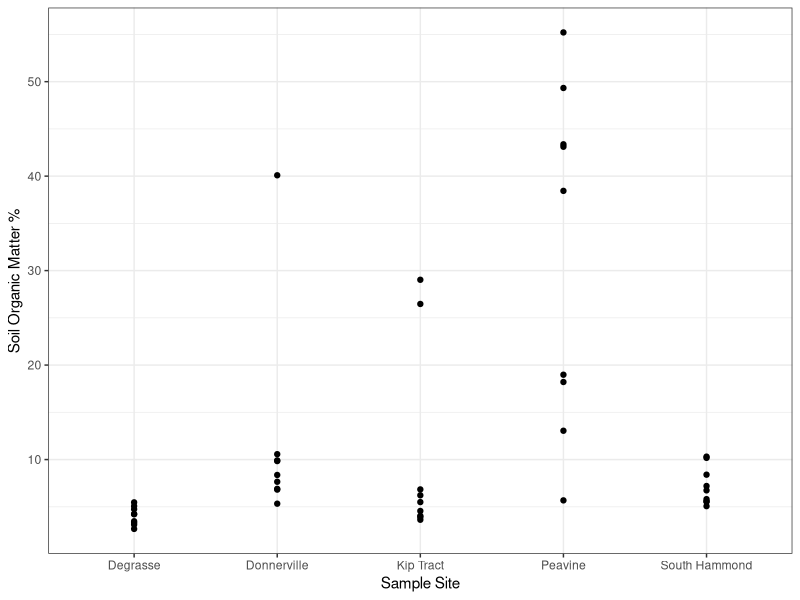
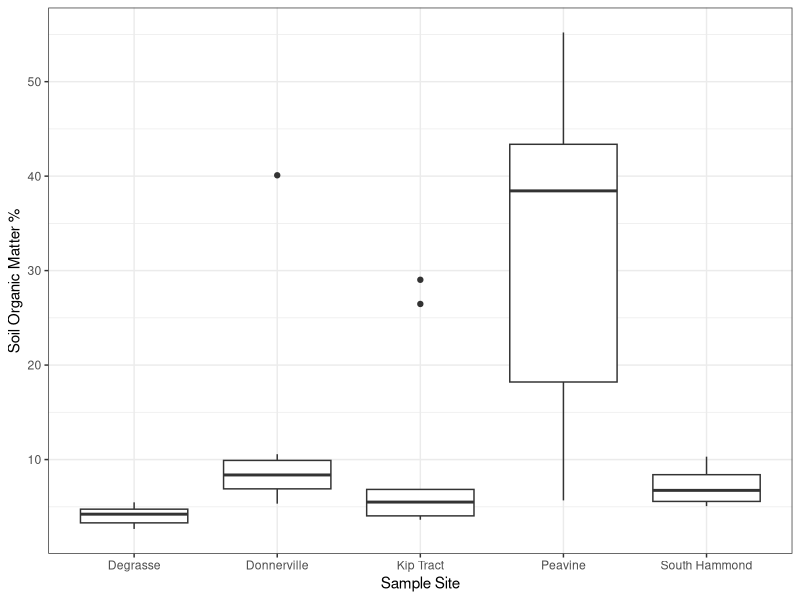
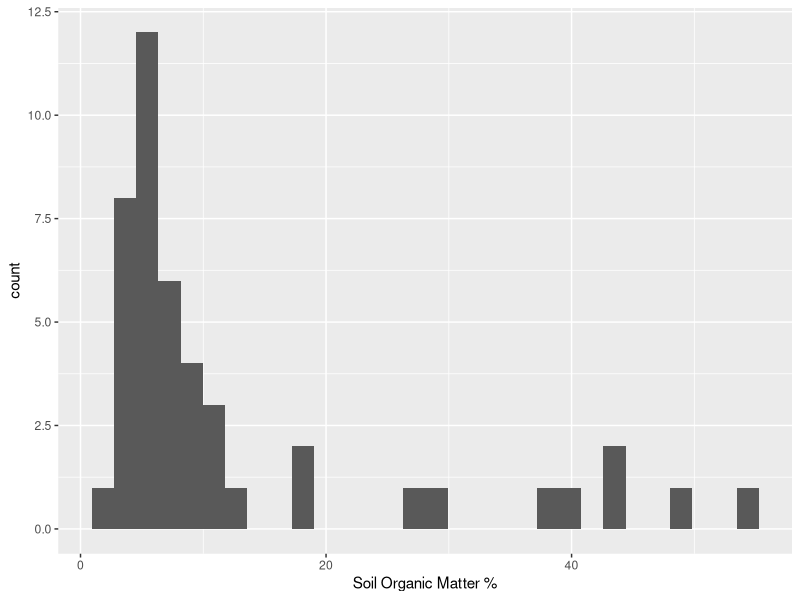
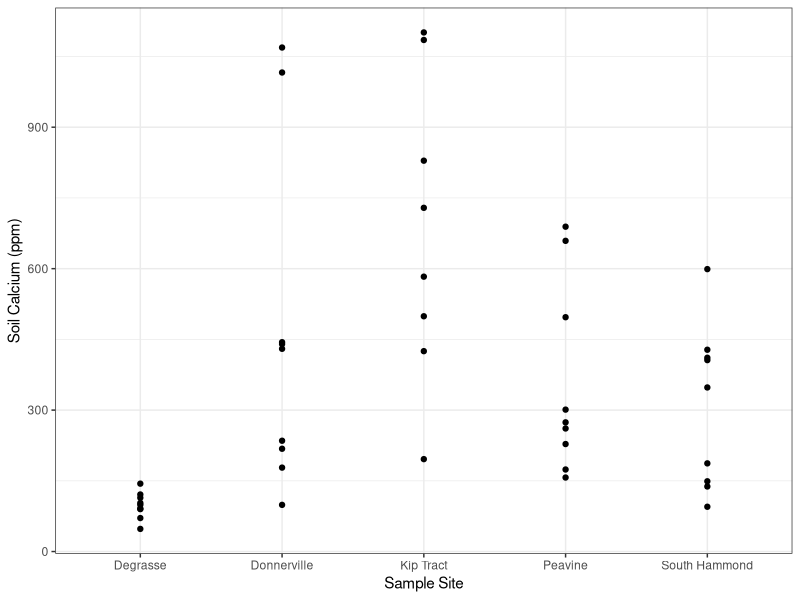
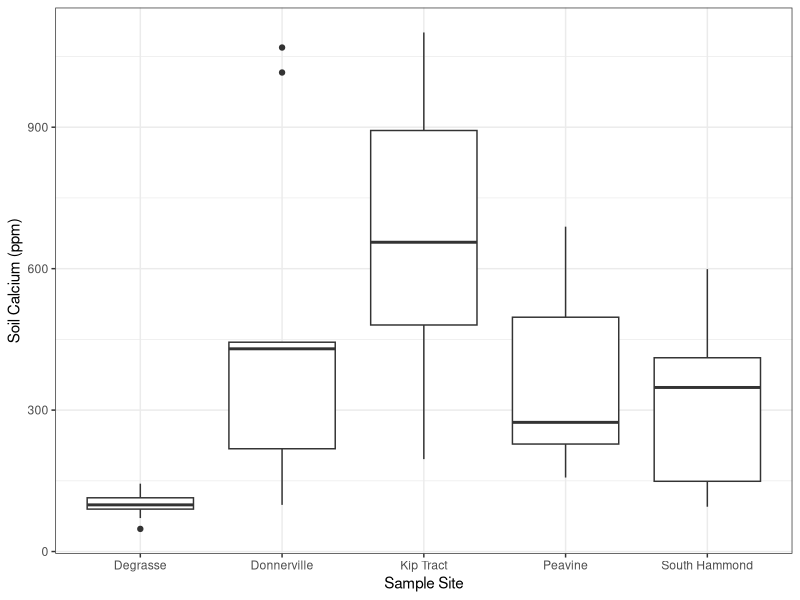
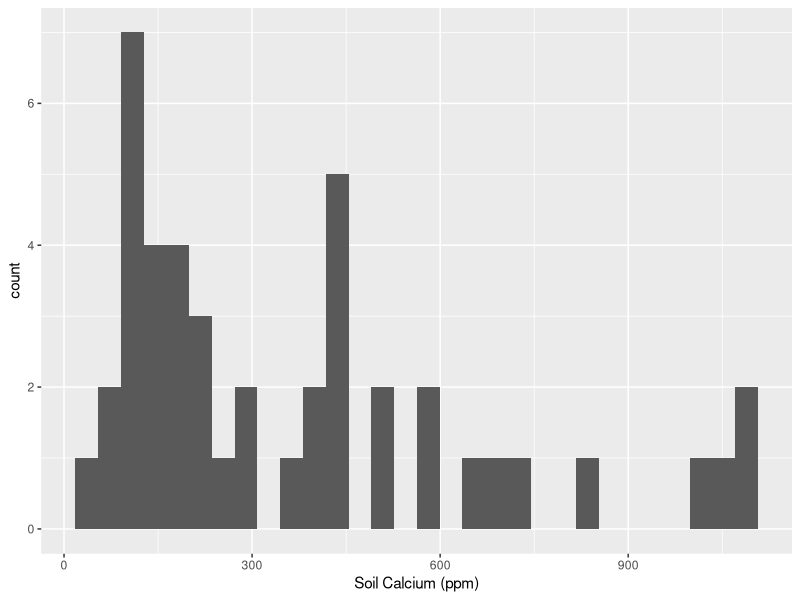

Reproduce these figures in R, in order.
## ---- chunk 1
rm(list=ls())
library(here)
library(dplyr)
library(ggplot2)
## ---- chunk 2
DF <- read.csv(here("Data", "soil_data.csv"))
glimpse(DF)
## ---- chunk 3
DF <- DF %>%
  mutate(Site = case_when(
    startsWith(Field.Name, "DEGRASSE") ~ "Degrasse", 
    startsWith(Field.Name, "DONNERVILLE") ~ "Donnerville", 
    startsWith(Field.Name, "KIP") ~ "Kip Tract", 
    startsWith(Field.Name, "PEAVINE") ~ "Peavine", 
    startsWith(Field.Name, "SOUTH") ~ "South Hammond"
    ))
## ---- chunk 4
ggplot(DF, aes(x = Site, y = SOM_percent)) +
  geom_point() +
  xlab("Sample Site") +
  ylab("Soil Organic Matter %") +
  theme_bw()
## ---- chunk 5
ggplot(DF, aes(x = Site, y = SOM_percent)) +
  geom_boxplot() +
  xlab("Sample Site") +
  ylab("Soil Organic Matter %") +
  theme_bw()
## ---- chunk 6
ggplot(DF, aes(x = SOM_percent)) +
  geom_histogram() +
  xlab("Soil Organic Matter %")
## ---- chunk 7
ggplot(DF, aes(x = Site, y = Ca.ppm)) +
  geom_point() +
  xlab("Sample Site") +
  ylab("Soil Calcium (ppm)") +
  theme_bw()
## ---- chunk 8
ggplot(DF, aes(x = Site, y = Ca.ppm)) +
  geom_boxplot() +
  xlab("Sample Site") +
  ylab("Soil Calcium (ppm)") +
  theme_bw()
## ---- chunk 9
ggplot(DF, aes(x = Ca.ppm)) +
  geom_histogram() +
  xlab("Soil Calcium (ppm)")
